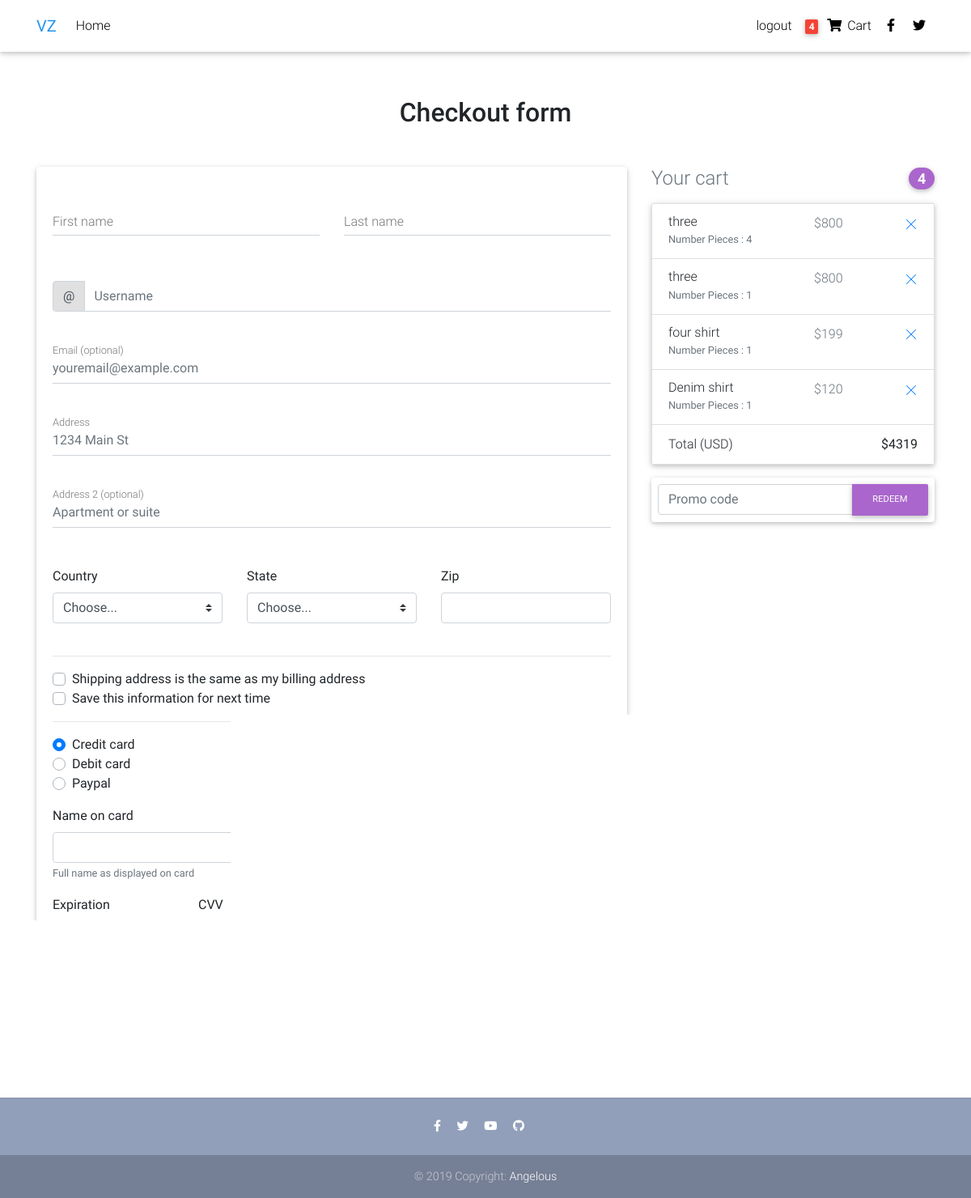
The app's page /orders/ (signed in) with its own data.
### orders/models.py (models this page shows, shortened)
class OrderDetails(models.Model):
    product = models.ForeignKey(Product , on_delete=models.CASCADE)
    order   = models.ForeignKey(Order , on_delete=models.CASCADE)
    price   = models.DecimalField(max_digits=6 , decimal_places=0)
    quantity = models.IntegerField()
    class Meta:
        ordering = ['-id']

### pages/models.py (models this page shows, shortened)
class Product(models.Model):
    new_old = [
        ('Old','Old'),
        ('New','New'),
    ]
    name = models.CharField(max_length=20)
    description = models.TextField()
    category = models.ForeignKey('Category' , on_delete=models.CASCADE,verbose_name='Choose category', null=True , blank=True)
    old_new = models.CharField(choices=new_old , verbose_name='Choose New & Old' , null=True , blank=True , max_length=10)
    price = models.DecimalField(max_digits=6 , decimal_places=0)
    old_price = models.DecimalField(max_digits=6 , decimal_places=0)
    slug = models.SlugField(blank=True , null=True)
    photo = models.ImageField(upload_to='photos/%y/%m/%d' , null=True , blank=True)
    date  = models.DateTimeField(default=datetime.now())
    active = models.BooleanField(default=True)
    class Meta:
        ordering=['-date']

### orders/views.py (the view)
# urls.py: path('',views.cart , name='cart'),
def cart(request):
    context = None
    if request.user.is_authenticated and not request.user.is_anonymous:
        if 'name-coupon' in request.GET:
            namerequset = request.GET['name-coupon']
            models = Coupon.objects.filter( coupon = namerequset)
            if models:
                messages.success(request, 'Success coupon')
                return redirect('cart')
            else:
                messages.error(request , 'coupon error')
                return redirect('cart')
        else:
            models = Product.objects.all()
        if Order.objects.filter(user = request.user , is_finished= False):
            order = Order.objects.get(user = request.user , is_finished=False)
            orderdetails = OrderDetails.objects.filter(order = order)
            total = 0
            for sub in orderdetails:
                total += sub.price * sub.quantity
            couponss = Coupon.objects.filter(is_active = True)
            context = {
                'order':order,
                'orderdetails':orderdetails,
                'total':total,
                'models':models,
                'couponss':couponss,
            }
    else:
        pass
    return render(request , 'orders/cart.html', context)

### templates/orders/cart.html (shortened to what this page needs)
{% extends 'base.html'  %}
{%  block content %}
{%  if not request.user.is_authenticated or request.user.is_anonymous  %}
<h4 class="alert alert-secondary" style="margin-top: 79px;">You must be
    <a href="{%  url 'signin'  %}" style="color: black; font-size:29px">loginin</a>
</h4>
{% elif order  %}
<main class="mt-5 pt-4">
    <div class="container wow fadeIn">
      <h2 class="my-5 h2 text-center">Checkout form</h2>
      <div class="row">
        <div class="col-md-8 mb-4">
          <div class="card">
            <form class="card-body">
              <div class="row">
                <div class="col-md-6 mb-2">
                  <div class="md-form ">
                    <input type="text" id="firstName" class="form-control">
                    <label for="firstName" class="">First name</label>
                  </div>
                </div>
                <div class="col-md-6 mb-2">
                  <div class="md-form">
                    <input type="text" id="lastName" class="form-control">
                    <label for="lastName" class="">Last name</label>
                  </div>
                </div>
              </div>
              <div class="md-form input-group pl-0 mb-5">
                <div class="input-group-prepend">
                  <span class="input-group-text" id="basic-addon1">@</span>
                </div>
                <input type="text" class="form-control py-0" placeholder="Username" aria-describedby="basic-addon1">
              </div>
              <div class="md-form mb-5">
                <input type="text" id="email" class="form-control" placeholder="youremail@example.com">
                <label for="email" class="">Email (optional)</label>
              </div>
              <div class="md-form mb-5">
                <input type="text" id="address" class="form-control" placeholder="1234 Main St">
                <label for="address" class="">Address</label>
              </div>
              <div class="md-form mb-5">
                <input type="text" id="address-2" class="form-control" placeholder="Apartment or suite">
                <label for="address-2" class="">Address 2 (optional)</label>
              </div>
              <div class="row">
                <div class="col-lg-4 col-md-12 mb-4">
                  <label for="country">Country</label>
                  <select class="custom-select d-block w-100" id="country" required>
                    <option value="">Choose...</option>
                  </select>
                </div>
                <div class="col-lg-4 col-md-6 mb-4">
                  <label for="state">State</label>
                  <select class="custom-select d-block w-100" id="state" required>
                    <option value="">Choose...</option>
                  </select>
                </div>
                <div class="col-lg-4 col-md-6 mb-4">
                  <label for="zip">Zip</label>
                  <input type="text" class="form-control" id="zip" placeholder="" required>
                </div>
              </div>
              <hr>
              <div class="custom-control custom-checkbox">
                <label class="custom-control-label" for="same-address">Shipping address is the same as my billing address</label>
              </div>
              <div class="custom-control custom-checkbox">
                <label class="custom-control-label" for="save-info">Save this information for next time</label>
              </div>
              <hr>
              <div class="d-block my-3">
                <div class="custom-control custom-radio">
                  <label class="custom-control-label" for="credit">Credit card</label>
                </div>
                <div class="custom-control custom-radio">
                  <label class="custom-control-label" for="debit">Debit card</label>
                </div>
                <div class="custom-control custom-radio">
                  <label class="custom-control-label" for="paypal">Paypal</label>
                </div>
              </div>
              <div class="row">
                <div class="col-md-6 mb-3">
                  <label for="cc-name">Name on card</label>
                  <input type="text" class="form-control" id="cc-name" placeholder="" required>
                  <small class="text-muted">Full name as displayed on card</small>
                </div>
                <div class="col-md-6 mb-3">
                  <label for="cc-number">Credit card number</label>
                  <input type="text" class="form-control" id="cc-number" placeholder="" required>
                </div>
              </div>
              <div class="row">
                <div class="col-md-3 mb-3">
                  <label for="cc-expiration">Expiration</label>
                  <input type="text" class="form-control" id="cc-expiration" placeholder="" required>
                </div>
                <div class="col-md-3 mb-3">
                  <label for="cc-expiration">CVV</label>
                  <input type="text" class="form-control" id="cc-cvv" placeholder="" required>
                </div>
              </div>
              <hr class="mb-4">
              <button class="btn btn-primary btn-lg btn-block" type="submit">Continue to checkout</button>
            </form>
          </div>
        </div>
        <div class="col-md-4 mb-4">
          <h4 class="d-flex justify-content-between align-items-center mb-3">
            <span class="text-muted">Your cart</span>
            <span class="badge badge-secondary badge-pill">{{orderdetails.count}}</span>
          </h4>
          <ul class="list-group mb-3 z-depth-1">
              {% for product in orderdetails  %}
            <li class="list-group-item d-flex justify-content-between lh-condensed">
              <div>
                <h6 class="my-0">{{product.product.name}}</h6>
                <small class="text-muted">Number Pieces : {{product.quantity}}</small>
              </div>
              <span class="text-muted">${{product.product.price}}</span>
              <a href="{% url 'remove_cart' id=product.id %}"></a>
            </li>
            {%  endfor  %}
            <li class="list-group-item d-flex justify-content-between">
              <span>Total (USD)</span>
              <strong>${{total}}</strong>
            </li>
          </ul>
          {% if couponss  %}
            <form class="card p-2">
              <div class="input-group">
                <input type="text" class="form-control" placeholder="Promo code" name="name-coupon">
                <div class="input-group-append">
                  <button class="btn btn-secondary btn-md waves-effect m-0" type="sumbit">Redeem</button>
                </div>
              </div>
            </form>
          {% endif  %}
        </div>
      </div>
    </div>
    {% else  %}
  <h4 class="alert alert-warning" style="margin-top:90px;">
    No Order here
    <a href="{% url 'index'  %}" class="text-dark">All Product</a>
</h4>
  </main>
{%  endif  %}
{% endblock  %}

### templates/base.html (style rules this page uses)
html, body, header, .carousel { height: 60vh; }

### records on screen
OrderDetails: product.name "three", quantity "4", product.price "800"
OrderDetails: product.name "three", quantity "1", product.price "800"
OrderDetails: product.name "four shirt", quantity "1", product.price "199"
OrderDetails: product.name "Denim shirt", quantity "1", product.price "120"

### other values on screen
{{ orderdetails.count }} "4"
{{ total }} "4319"
